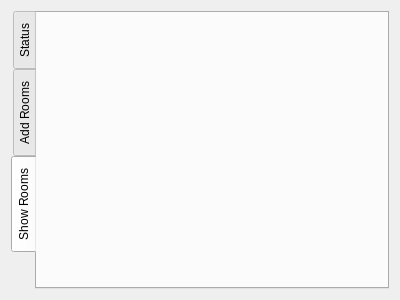
<?xml version="1.0" encoding="UTF-8"?>
<ui version="4.0">
 <class>NetWork</class>
 <widget class="QWidget" name="NetWork">
  <property name="geometry">
   <rect>
    <x>0</x>
    <y>0</y>
    <width>400</width>
    <height>300</height>
   </rect>
  </property>
  <property name="windowTitle">
   <string>Form</string>
  </property>
  <layout class="QVBoxLayout" name="verticalLayout">
   <item>
    <widget class="QTabWidget" name="tabWidget">
     <property name="tabPosition">
      <enum>QTabWidget::West</enum>
     </property>
     <property name="currentIndex">
      <number>2</number>
     </property>
     <widget class="QWidget" name="tab">
      <attribute name="title">
       <string>Status</string>
      </attribute>
     </widget>
     <widget class="QWidget" name="tab_2">
      <attribute name="title">
       <string>Add Rooms</string>
      </attribute>
     </widget>
     <widget class="QWidget" name="tab_3">
      <attribute name="title">
       <string>Show Rooms</string>
      </attribute>
     </widget>
    </widget>
   </item>
  </layout>
 </widget>
 <resources/>
 <connections/>
</ui>
